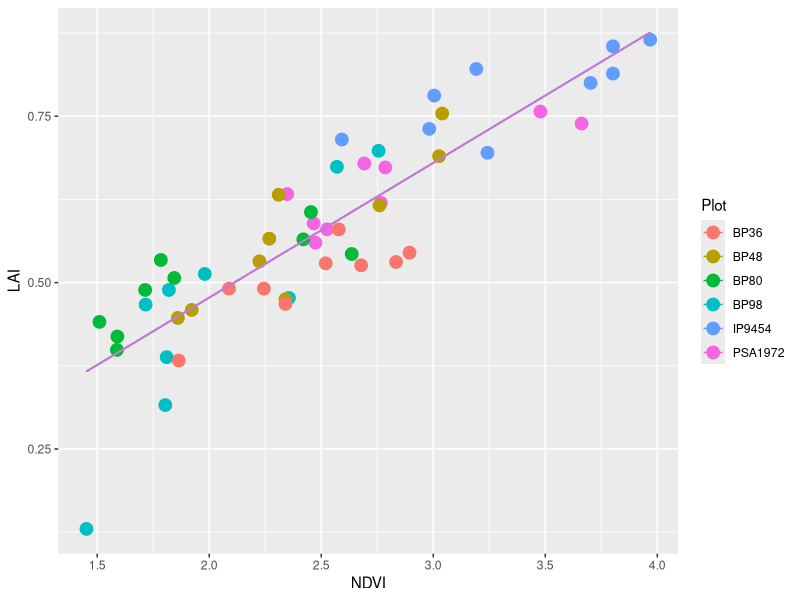
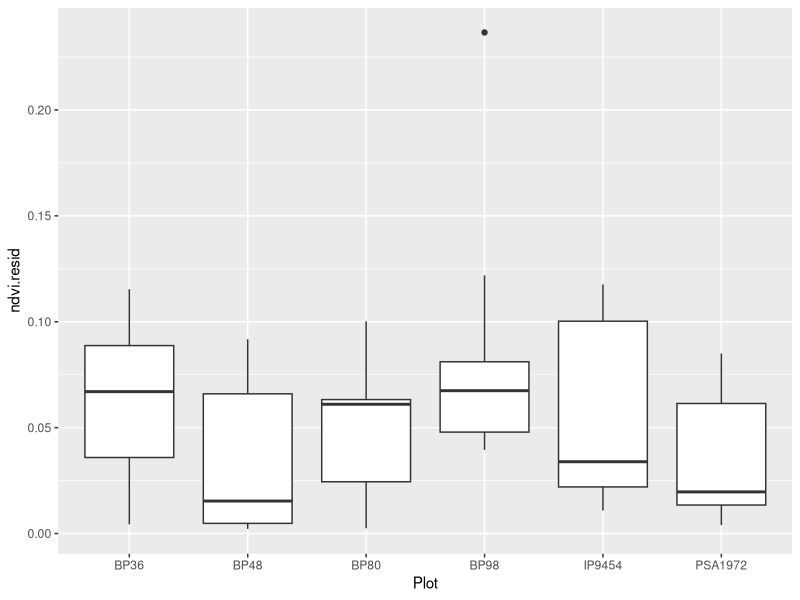

These charts were generated, in order, by the following R code: (Note: this script raises an error after producing the figures.)
# Initial sandbox script for NDVI/Leaf chemistry scaling project based on the 2019 REU summer project by Evan Paris
# Author:  jeff atkins (jwatkins6@vcu.edu and @atkinsjeff)

#libraries
require(tidyverse)
require(ggplot2)
require(viridis)

# import data
df <- read.csv("./data/ltreb_ndvi.csv")

#### 
# need to add scaling stuff in here....obviously. 

# make total lai
head(df[,15:19])

df$lai <- rowMeans(df[,15:19], na.rm=TRUE)

# scale CANOPY N using LMA generic 54.1 g per m^2 from Abrams and Kubiske (og is 5.41 mg per cm^2)
df$can.N <- (df$nitrogen * 54.1) / 100

# chl adjust by lai
df$chl_b_est <- df$chl_b * df$lai

# let's look at LAI vs NDVI and address the autocorrelation issue first
lm.lai.ndvi <- lm(NDVI_IndexAvg ~ lai, data = df)
summary(lm.lai.ndvi)

# intercept
lm.lai.ndvi[[1]][1]

# slope
lm.lai.ndvi[[1]][2]


# now I want to add that equation to the plot by hand
# I know we can do auto, I just want to type it all out.
lai.fun <- function(x) (x * 0.2024) + 0.072727

# test plot
x11()
ggplot(df, aes(x = lai, y = NDVI_IndexAvg, color = Plot))+
  geom_point(size = 4)+
  ylab("LAI")+
  xlab("NDVI")+
  stat_function(fun = lai.fun)

# let's remove residuals now
df$ndvi.resid <- abs( ((df$lai * 0.2024) + 0.072727) - df$NDVI_IndexAvg)

#let's plot these
x11()
ggplot(df, aes(y = ndvi.resid, x = Plot))+
  geom_boxplot()

# test stats
lm.ndvi <- lm(NDVI_IndexAvg ~ chl_b_est, data = df)
summary(lm.NDVI)



################# 
# let's look at plot averages

df %>%
  group_by(Plot) %>%
  summarise(ndvi = mean(NDVI_IndexAvg), ndvi.sd = sd(NDVI_IndexAvg),
            chl_b = mean(chl_b_est, na.rm = TRUE), chl_b.sd = sd(chl_b_est, na.rm = TRUE),
            nitro = mean(can.N, na.rm = TRUE), nitro.sd = sd(can.N, na.rm = TRUE)) -> df.means

# plot chl_b
x11()
ggplot(df.means, aes(y = chl_b, x = ndvi))+
  geom_point(size = 4)+
  geom_pointrange(aes(ymin = chl_b - chl_b.sd, ymax = chl_b + chl_b.sd))+ 
  ylab("Chl B")+
  xlab("NDVI")

# plot canopy N
x11()
ggplot(df, aes(y = can.N, x = NDVI_IndexAvg))+
  geom_point(size = 4)+
  #geom_pointrange(aes(ymin = chl_b - chl_b.sd, ymax = chl_b + chl_b.sd))+ 
  ylab("Canopy N (g m^-2)")+
  xlab("NDVI")

x11()
ggplot(df.means, aes(y = nitro, x = ndvi))+
  geom_point(size = 4)+
  #geom_pointrange(aes(ymin = chl_b - chl_b.sd, ymax = chl_b + chl_b.sd))+ 
  ylab("Canopy N (g m^-2)")+
  xlab("NDVI")
